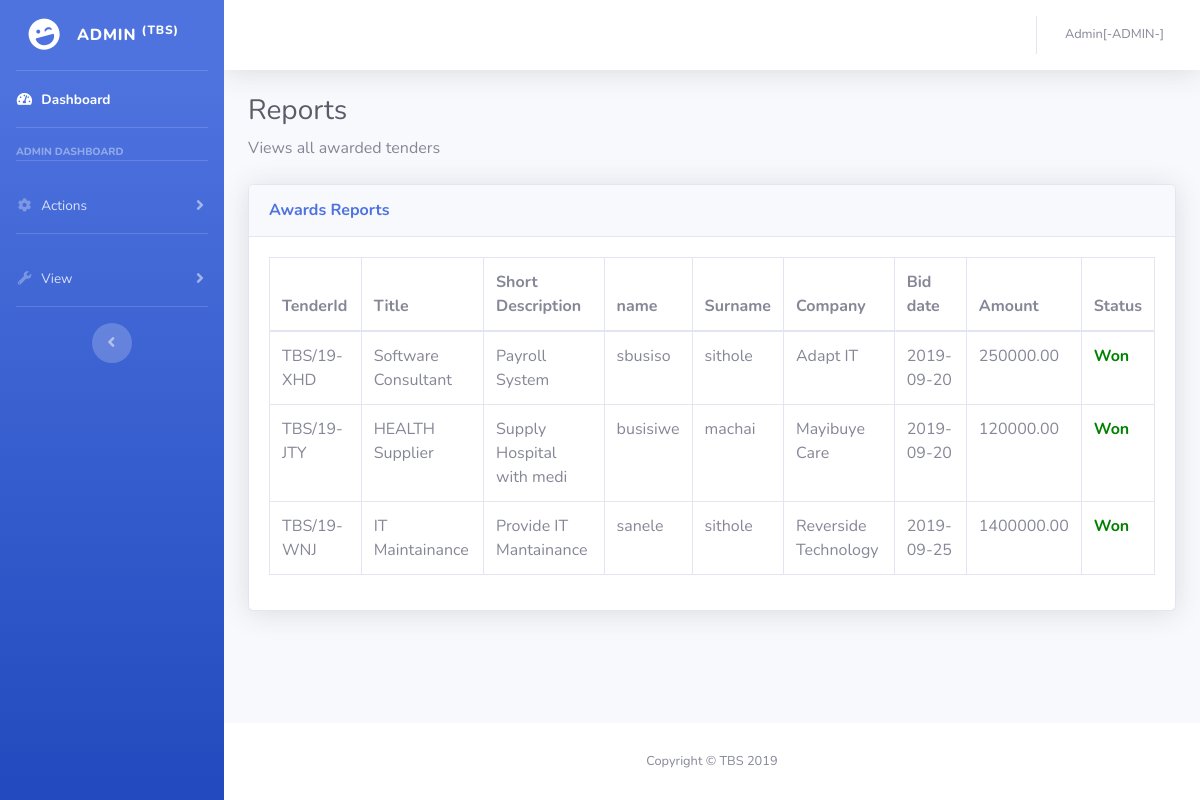
The page /stats.php (signed in) on the database its author committed.
### tables this page shows
CREATE TABLE `bidding` (
  `bid_no` int(10) NOT NULL,
  `bid_date` varchar(10) NOT NULL,
  `amount` double(10,2) NOT NULL,
  `status` varchar(10) NOT NULL,
  `bidder_id` int(10) NOT NULL,
  `tender_no` varchar(15) NOT NULL
);

CREATE TABLE `tender` (
  `tenderId` varchar(15) NOT NULL,
  `tender_title` varchar(20) NOT NULL,
  `short_description` varchar(50) NOT NULL,
  `full_description` varchar(300) NOT NULL,
  `category` varchar(50) NOT NULL,
  `due_date` varchar(10) NOT NULL,
  `min_budget` double(10,2) NOT NULL,
  `max_budget` double(10,2) NOT NULL,
  `admin_id` int(10) NOT NULL
);

CREATE TABLE `bidder` (
  `id` int(10) NOT NULL,
  `name` varchar(20) NOT NULL,
  `surname` varchar(20) NOT NULL,
  `id_num` bigint(13) NOT NULL,
  `gender` varchar(6) NOT NULL,
  `company` varchar(25) NOT NULL,
  `industry` varchar(30) NOT NULL,
  `email` varchar(30) NOT NULL,
  `contact_no` bigint(10) NOT NULL,
  `user_id` int(10) NOT NULL
);

### stats.php (the view, shortened to what this page needs)
<?php
include("connection.php");
$username = $_SESSION['username'];
?>
<!DOCTYPE html>
<html lang="en">
<head>
  <link href="vendor/fontawesome-free/css/all.min.css" rel="stylesheet" type="text/css">
  <link href="css/sb-admin-2.min.css" rel="stylesheet">
</head>
<body id="page-top">
  <div id="wrapper">
    <ul class="navbar-nav bg-gradient-primary sidebar sidebar-dark accordion" id="accordionSidebar">
      <a class="sidebar-brand d-flex align-items-center justify-content-center" href="index.html">
        <div class="sidebar-brand-icon rotate-n-15">
          <i class="fas fa-laugh-wink"></i>
        </div>
        <div class="sidebar-brand-text mx-3">ADMIN <sup>(TBS)</sup></div>
      </a>
      <hr class="sidebar-divider my-0">
      <li class="nav-item active">
        <a class="nav-link" href="adminReports.php">
          <i class="fas fa-fw fa-tachometer-alt"></i>
          <span>Dashboard</span></a>
      </li>
      <hr class="sidebar-divider">
      <div class="sidebar-heading">
       Admin Dashboard
      </div>
      <hr class="sidebar-divider">
      <li class="nav-item">
        <a class="nav-link collapsed" href="#" data-toggle="collapse" data-target="#collapseTwo" aria-expanded="true" aria-controls="collapseTwo">
          <i class="fas fa-fw fa-cog"></i>
          <span>Actions</span>
        </a>
      </li>
  <hr class="sidebar-divider">
      <li class="nav-item">
        <a class="nav-link collapsed" href="#" data-toggle="collapse" data-target="#collapseUtilities" aria-expanded="true" aria-controls="collapseUtilities">
          <i class="fas fa-fw fa-wrench"></i>
          <span>View</span>
        </a>
      </li>
      <hr class="sidebar-divider d-none d-md-block">
      <div class="text-center d-none d-md-inline">
        <button class="rounded-circle border-0" id="sidebarToggle"></button>
      </div>
    </ul>
    <div id="content-wrapper" class="d-flex flex-column">
      <div id="content">
        <nav class="navbar navbar-expand navbar-light bg-white topbar mb-4 static-top shadow">
          <ul class="navbar-nav ml-auto">
            <li class="nav-item dropdown no-arrow">
              <a class="nav-link dropdown-toggle" href="#" id="userDropdown" role="button" data-toggle="dropdown" aria-haspopup="true" aria-expanded="false">
                <span class="mr-2 d-none d-lg-inline text-gray-600 small"><?php echo $username."[-ADMIN-]" ?></span>
              </a>
            </li>
          </ul>
        </nav>
             <div class="container-fluid">
<h1 class="h3 mb-2 text-gray-800">Reports</h1>
<p class="mb-4">Views all awarded tenders</p>
<div class="card shadow mb-4">
  <div class="card-header py-3">
    <h6 class="m-0 font-weight-bold text-primary">Awards Reports</h6>
  </div>
  <div class="card-body">
    <div class="table-responsive">
    <table class="table table-bordered" id="dataTable" width="100%" cellspacing="0">
        <thead>
          <tr>
            <th>TenderId</th>
            <th>Title</th>
            <th>Short Description</th>
            <th>name</th>
            <th>Surname</th>
            <th>Company</th>
            <th>Bid date</th>
            <th>Amount</th>
            <th>Status</th>
          </tr>
        </thead>
        <tbody>
        <?php
              $table = "SELECT u.name,u.surname,u.company,b.bid_date,b.amount,b.status,t.tenderId,t.tender_title,t.short_description
               FROM bidder u,bidding b,tender t
                WHERE u.id = b.bidder_id
                AND t.tenderId = b.tender_no
                AND b.status = 'Won' ";
              $output = mysqli_query($con,$table) or die(mysqli_error($con));
              while($row =mysqli_fetch_array($output))
              {
                $id = $row['tenderId'];
                $title = $row['tender_title'];
                $desc = $row['short_description'];
                $name = $row['name'];
                $surname = $row['surname'];
                $company = $row['company'];
                $date = $row['bid_date'];
                $amount = $row['amount'];
                $status = $row['status']
         ?>
          <tr>
            <td><?php echo $id; ?></td>
            <td><?php echo $title; ?></td>
            <td><?php echo $desc; ?></td>
            <td><?php echo $name; ?></td>
            <td><?php echo $surname; ?></td>
            <td><?php echo $company; ?></td>
            <td><?php echo $date; ?></td>
            <td><?php echo $amount; ?></td>
            <td style="color:green;font-weight:bold;"><?php echo $status; ?></td>
          </tr>
          <tr>
           <?php
              }
           ?>
        </tbody>
      </table>
    </div>
  </div>
</div>
</div>
      </div>
      <footer class="sticky-footer bg-white">
        <div class="container my-auto">
          <div class="copyright text-center my-auto">
            <span>Copyright &copy; TBS 2019</span>
          </div>
        </div>
      </footer>
    </div>
  </div>
</body>
</html>

### rows shown on the page
bidding: tender_no.tenderId "TBS/19-XHD", tender_no.tender_title "Software Consultant", tender_no.short_description "Payroll System", bidder.name "sbusiso", bidder.surname "sithole", bidder.company "Adapt IT", bid_date "2019-09-20", amount "250000.00", status "Won"
bidding: tender_no.tenderId "TBS/19-JTY", tender_no.tender_title "HEALTH Supplier", tender_no.short_description "Supply Hospital with medi", bidder.name "busisiwe", bidder.surname "machai", bidder.company "Mayibuye Care", bid_date "2019-09-20", amount "120000.00", status "Won"
bidding: tender_no.tenderId "TBS/19-WNJ", tender_no.tender_title "IT Maintainance", tender_no.short_description "Provide IT Mantainance", bidder.name "sanele", bidder.surname "sithole", bidder.company "Reverside Technology", bid_date "2019-09-25", amount "1400000.00", status "Won"

### other values the page prints
$username "Admin"
